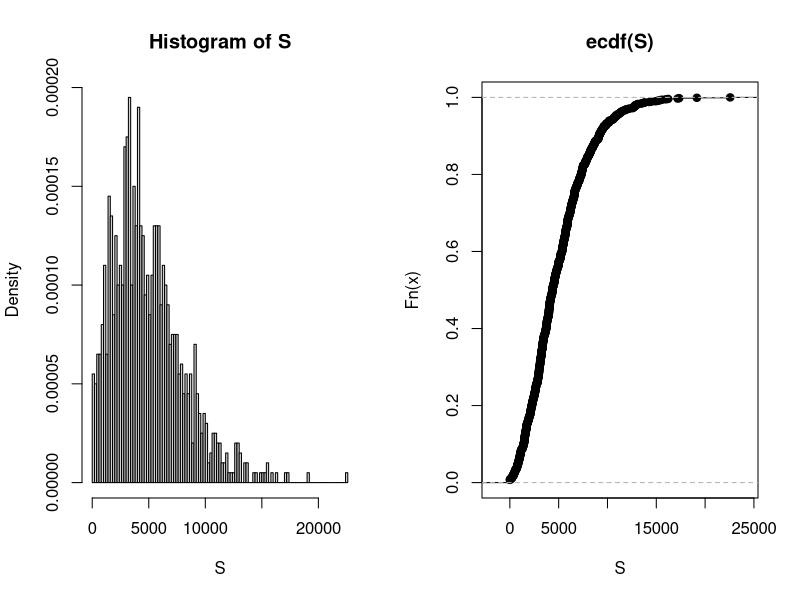
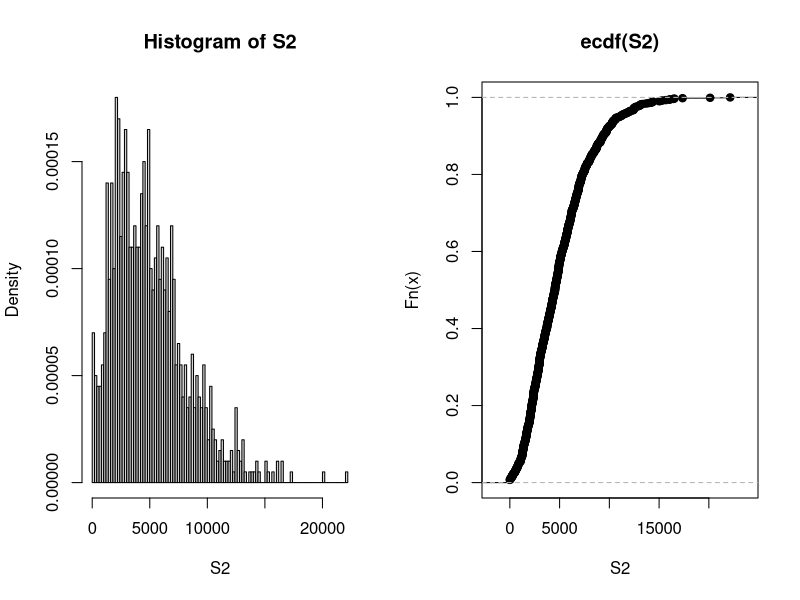
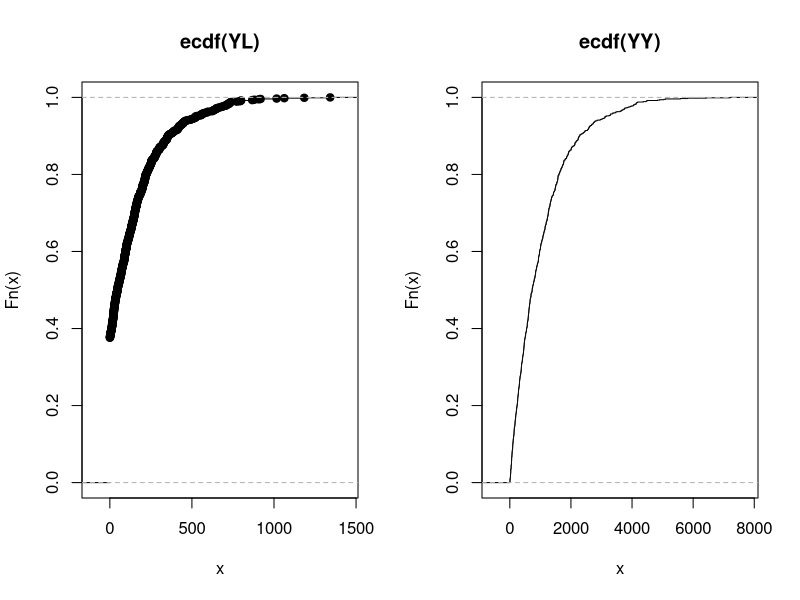

Reproduce these figures in R, in order.


#This assignment is related to the simulation of aggregate loss model. Consider an automobile
#insurance policy that covers three vehicles in a household, assume that the aggregate losses from
#the household follow the model
#S = Y1 +    + YN
#where N  Poisson( = 5), Y  Exponential( = 1; 000), and N and Y are independent. Perform
#the following analysis using Monte Carlo simulation.

#1. Assume there is no deductible and policy limit:
#(a) Generate 1,000 random realizations of S. Plot the kernel density of S. Comment on the
#normality of the density.
#1a.

size <- 1000
lambda <- 5
theta <- 1000

set.seed(123)

S <- rep(NA,size)
N <- rpois(size,lambda)
for (i in 1:size){
  uu <- runif(N[i])
  Y <- -theta*(log(1-uu))
  S[i] <- sum(Y)
}
# show distribution of aggregate loss S
par(mfrow=c(1,2))
hist(S,freq=F,breaks=100)
plot(ecdf(S),xlab="S")

#(b) Estimate mean and variance of S using the random sample. Comment on the accuracy
#by comparing with the true values. How can one improve the accuracy in the simulation?
# applications
# 1) find descriptive statistics
means <- mean(S)                             # sample mean
means
sds <- sd(S)                               # sample standard deviation
sds
quantile(S,prob=c(0.05,0.5,0.95))   # percentiles

truemean = theta*lambda
truemean
truevar= lambda*theta^2+lambda*theta^2
truevar^(1/2)
truevar

#(c) Estimate Pr(S > 10; 000) using the random sample and normal approximation. Which
#method, simulation or normal approximation, do you prefer? Why?
sum(S>10000)/size

zvalue <- (10000-means)/sds
zvalue
normapprox = 1- pnorm(zvalue)
normapprox

zvalue2 <- (10000-truemean)/(truevar^(1/2))
zvalue2
normapproxtrue = 1- pnorm(zvalue2)
normapproxtrue
#(d) Estimate risk measures VaR and CTE at signicance level  = 5%.
VaR = quantile(S,prob=0.95)         # significance level = 0.01
CTE = sum(S*(S>VaR))/sum((S>VaR))
rm = c(VaR,CTE)
names(rm) = c("VaR","CTE")
print(rm)


#2. Assume that the insurer introduces a per-occurrence deductible of $500 and a 80% coinsur-ance:
#(a) Let NL denote the number of claims, and NP the number of positive payments. Generate
#1,000 realizations of NL, and use these realizations to generate 1,000 realizations of NP .
#i. Show the empirical CDF of NL and NP . Comment on the features of the two
#distributions.
d <- 500
size <- 1000
lambda <- 5
theta <- 1000

set.seed(123)

S2 <- rep(NA,size)
N <- rpois(size,lambda)
for (i in 1:size){
  
  Y <- rexp(N[i], rate= 1/theta)
  S2[i] <- sum(Y)
}

NP <-rep(NA, size)
for (i in 1:size){
  Y <- rexp(N[i], rate= 1/theta)
  NP[i] <- sum(Y>d)
}
par(mfrow=c(1,2))
hist(S2,freq=F,breaks=100)
plot(ecdf(S2),xlab="S2")


#ii. Compare the theoretical distribution and the empirical distribution of NP . Speci-
#cally, perform a chi-square test.
numrow<-max(NP)+1
pois<- rep(0,numrow+1)
for(i in 1:numrow){
  pois[i]<-length(NP)*dpois(i-1, lambda*exp(-0.5))
}
pois[numrow+1]<- length(NP)-sum(pois)
pois

emp<-rep(0,numrow+1)
for(i in 1:(numrow+1)){
  emp[i]<-sum(NP==i-1)
}
emp
chipois<-sum((pois-emp)^2/pois)
chipois
#there is 9 columns and no paremeters so our df=9-1=8

#(b) Let Y L denote the payment per loss variable, and Y P the payment per payment variable.
#Generate 1,000 realizations of Y , and use these realizations to generate Y L and Y P .1
#i. Show the empirical CDF of Y L and Y P . Comment on the features of the two
#distributions.
set.seed(123)
YY <- rexp(size,1/theta)
head(YY)

YL <- pmax((0.2)*(YY-500),0)
sub <- subset(YL, YL > 0)
plot(ecdf(YL))
plot(ecdf(YY))

YP<-rexp(size,1/(.8*theta)) #memoryless property


mean(YP)
#ii. Compare the theoretical distribution and the empirical distribution of Y P . Speci-cally, perform a K-S test.
ks.test(YP, "pexp",rate=1/(0.8*theta))

#3. Assume that the insurer introduces a per-occurrence deductible of $500 and a policy limit of
#$2; 500. In addition, there is an aggregate deductible of $2; 500. Use simulation to determine
#the stop-loss premium.
set.seed(123)
s.stop.loss <- rep(NA,size)
n.stop.loss <- rpois(size,lambda)
for (i in 1:size){
  uu <- runif(n.stop.loss[i])
  Y <- -theta*log(1-uu)
  Y <- Y-500
  Y[Y>2500] <- 2500
  Y[Y<0]<-0
  s.stop.loss[i] <-sum(Y)
}
s.stop.loss<-s.stop.loss-2500
s.stop.loss[s.stop.loss<0]<-0
mean(s.stop.loss)

